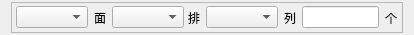
<?xml version="1.0" encoding="UTF-8"?>
<ui version="4.0">
 <class>RackCFGForm</class>
 <widget class="QWidget" name="RackCFGForm">
  <property name="geometry">
   <rect>
    <x>0</x>
    <y>0</y>
    <width>414</width>
    <height>35</height>
   </rect>
  </property>
  <property name="windowTitle">
   <string>Form</string>
  </property>
  <layout class="QHBoxLayout" name="horizontalLayout">
   <property name="topMargin">
    <number>2</number>
   </property>
   <property name="bottomMargin">
    <number>2</number>
   </property>
   <item>
    <widget class="QFrame" name="frame_step">
     <property name="frameShape">
      <enum>QFrame::Shape::StyledPanel</enum>
     </property>
     <property name="frameShadow">
      <enum>QFrame::Shadow::Raised</enum>
     </property>
     <layout class="QHBoxLayout" name="horizontalLayout_5">
      <property name="spacing">
       <number>6</number>
      </property>
      <property name="leftMargin">
       <number>4</number>
      </property>
      <property name="topMargin">
       <number>0</number>
      </property>
      <property name="rightMargin">
       <number>4</number>
      </property>
      <property name="bottomMargin">
       <number>0</number>
      </property>
      <item>
       <layout class="QHBoxLayout" name="horizontalLayout_4">
        <item>
         <widget class="QComboBox" name="cbb_side"/>
        </item>
        <item>
         <widget class="QLabel" name="label_side">
          <property name="text">
           <string>面</string>
          </property>
         </widget>
        </item>
       </layout>
      </item>
      <item>
       <layout class="QHBoxLayout" name="horizontalLayout_6">
        <property name="spacing">
         <number>4</number>
        </property>
        <property name="leftMargin">
         <number>0</number>
        </property>
        <item>
         <widget class="QComboBox" name="cbb_row"/>
        </item>
        <item>
         <widget class="QLabel" name="label_row">
          <property name="text">
           <string>排</string>
          </property>
         </widget>
        </item>
       </layout>
      </item>
      <item>
       <layout class="QHBoxLayout" name="horizontalLayout_3">
        <item>
         <widget class="QComboBox" name="cbb_column"/>
        </item>
        <item>
         <widget class="QLabel" name="label_column">
          <property name="text">
           <string>列</string>
          </property>
         </widget>
        </item>
       </layout>
      </item>
      <item>
       <layout class="QHBoxLayout" name="horizontalLayout_2">
        <item>
         <widget class="QLineEdit" name="lineedit_count"/>
        </item>
        <item>
         <widget class="QLabel" name="label_count">
          <property name="text">
           <string>个</string>
          </property>
         </widget>
        </item>
       </layout>
      </item>
     </layout>
    </widget>
   </item>
  </layout>
 </widget>
 <resources/>
 <connections/>
</ui>
